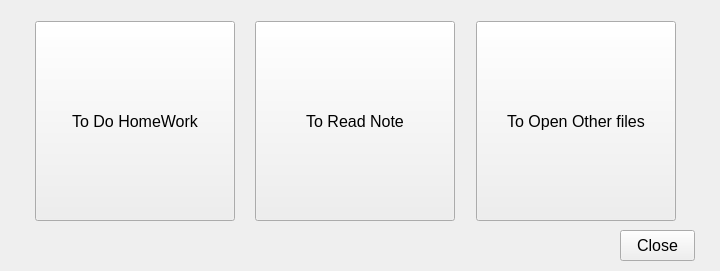
<?xml version="1.0" encoding="UTF-8"?>
<ui version="4.0">
 <class>HomeWorkTool</class>
 <widget class="QWidget" name="HomeWorkTool">
  <property name="geometry">
   <rect>
    <x>0</x>
    <y>0</y>
    <width>720</width>
    <height>271</height>
   </rect>
  </property>
  <property name="font">
   <font>
    <pointsize>12</pointsize>
   </font>
  </property>
  <property name="windowTitle">
   <string>Form</string>
  </property>
  <widget class="QPushButton" name="pushButton_4">
   <property name="geometry">
    <rect>
     <x>620</x>
     <y>230</y>
     <width>75</width>
     <height>31</height>
    </rect>
   </property>
   <property name="text">
    <string>Close</string>
   </property>
  </widget>
  <widget class="QWidget" name="">
   <property name="geometry">
    <rect>
     <x>20</x>
     <y>20</y>
     <width>671</width>
     <height>202</height>
    </rect>
   </property>
   <layout class="QGridLayout" name="gridLayout">
    <item row="0" column="0">
     <spacer name="horizontalSpacer_3">
      <property name="orientation">
       <enum>Qt::Horizontal</enum>
      </property>
      <property name="sizeHint" stdset="0">
       <size>
        <width>40</width>
        <height>20</height>
       </size>
      </property>
     </spacer>
    </item>
    <item row="0" column="1">
     <widget class="QPushButton" name="pBDoHomeWork">
      <property name="minimumSize">
       <size>
        <width>200</width>
        <height>200</height>
       </size>
      </property>
      <property name="text">
       <string>To Do HomeWork</string>
      </property>
     </widget>
    </item>
    <item row="0" column="5">
     <widget class="QPushButton" name="pBOpenOtherFile">
      <property name="minimumSize">
       <size>
        <width>200</width>
        <height>200</height>
       </size>
      </property>
      <property name="text">
       <string>To Open Other files</string>
      </property>
     </widget>
    </item>
    <item row="0" column="3">
     <widget class="QPushButton" name="pBReadNote">
      <property name="minimumSize">
       <size>
        <width>200</width>
        <height>200</height>
       </size>
      </property>
      <property name="text">
       <string>To Read Note</string>
      </property>
     </widget>
    </item>
    <item row="0" column="4">
     <spacer name="horizontalSpacer_2">
      <property name="orientation">
       <enum>Qt::Horizontal</enum>
      </property>
      <property name="sizeHint" stdset="0">
       <size>
        <width>40</width>
        <height>20</height>
       </size>
      </property>
     </spacer>
    </item>
    <item row="0" column="2">
     <spacer name="horizontalSpacer">
      <property name="orientation">
       <enum>Qt::Horizontal</enum>
      </property>
      <property name="sizeHint" stdset="0">
       <size>
        <width>40</width>
        <height>20</height>
       </size>
      </property>
     </spacer>
    </item>
    <item row="0" column="6">
     <spacer name="horizontalSpacer_4">
      <property name="orientation">
       <enum>Qt::Horizontal</enum>
      </property>
      <property name="sizeHint" stdset="0">
       <size>
        <width>40</width>
        <height>20</height>
       </size>
      </property>
     </spacer>
    </item>
   </layout>
  </widget>
 </widget>
 <resources/>
 <connections>
  <connection>
   <sender>pushButton_4</sender>
   <signal>clicked()</signal>
   <receiver>HomeWorkTool</receiver>
   <slot>close()</slot>
   <hints>
    <hint type="sourcelabel">
     <x>675</x>
     <y>252</y>
    </hint>
    <hint type="destinationlabel">
     <x>917</x>
     <y>252</y>
    </hint>
   </hints>
  </connection>
 </connections>
</ui>
